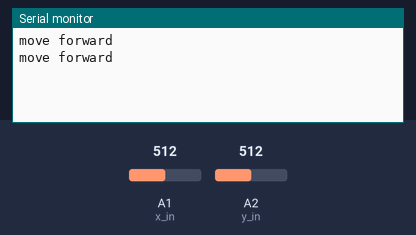
A sketch run on a simulated Arduino Uno, built with avr-gcc and run on an emulated ATmega328P. Shown: the last lines printed to the serial monitor. The inputs (shaded band) are chosen by the test bench; at power-on: A1 (x_in) = 512, A2 (y_in) = 512.

Above: at 4.8 s.
4.9 s: A1 (x_in) set to 369
At 7.3 s:
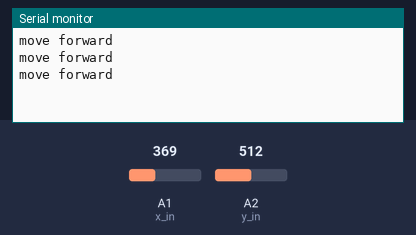
7.9 s: A1 (x_in) set to 335
At 8.8 s:
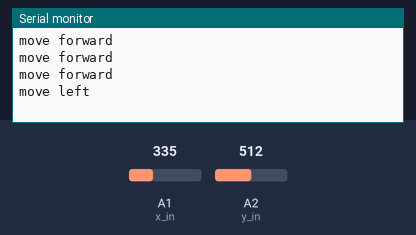

Measured:
- the behaviour switches between 351 and 350 on A1 (x_in) (found by bisection; images 1 and 2)
- after the input at 7.9 s, the serial monitor: prints a new line after 0.10 s (image 2)

The sketch:

accelerometer_nov16_2019.ino
```cpp
const int x_in = A1;
const int y_in = A2;
const int z_in = A3;

void setup() {
  // put your setup code here, to run once:
  Serial.begin(9600);
}

void loop() {
  // put your main code here, to run repeatedly:
  delay(2000);
  if(analogRead(x_in) > 350) {
    Serial.println("move forward");
  } else if(analogRead(x_in) < 330) {
    Serial.println("move backward");
  } else if(analogRead(y_in) > 350 ) {
    Serial.println("move left");
  } else if(analogRead(y_in) < 320 ) {
    Serial.println("move right");
  } else {
     Serial.println("stop");
  }
}
```
